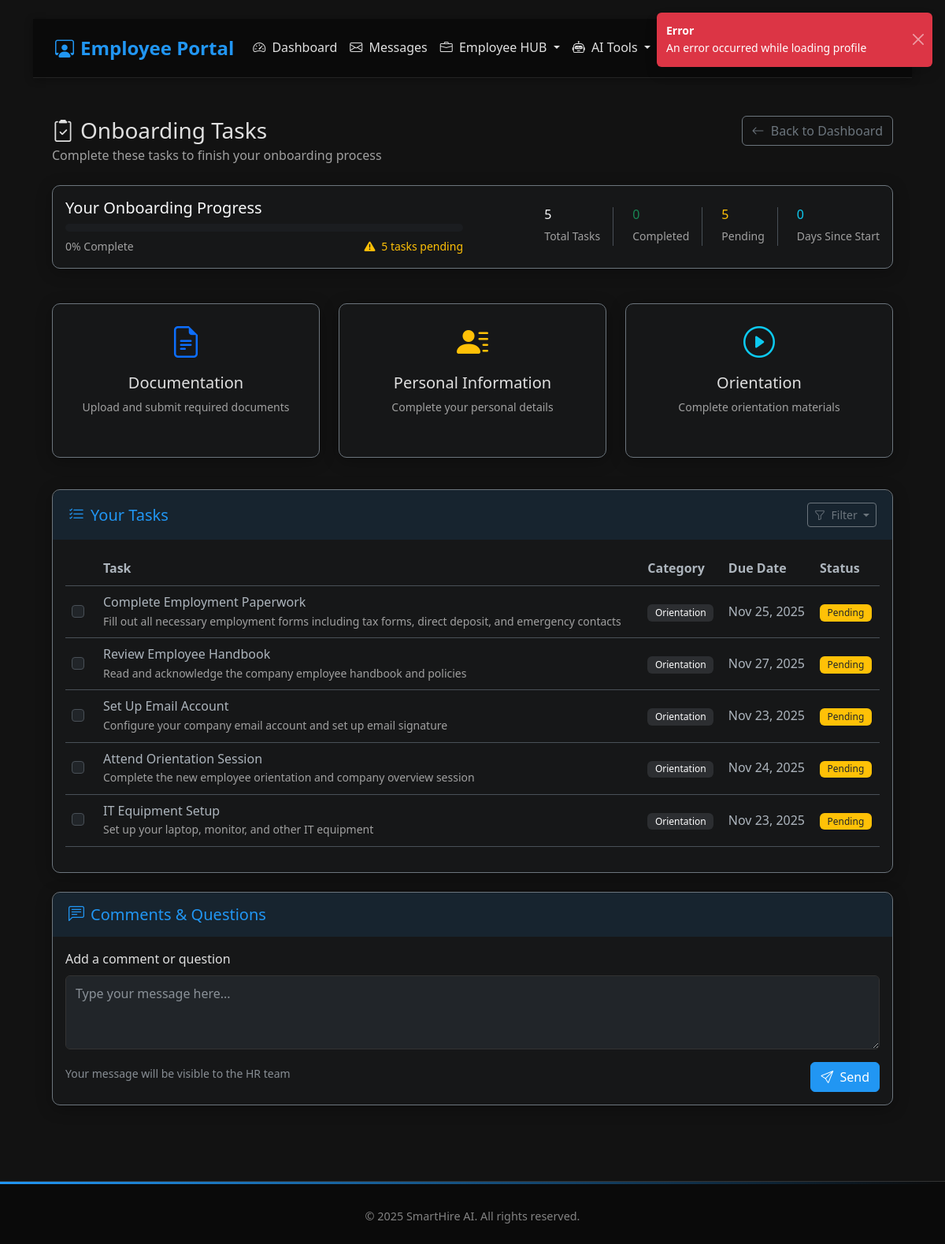
Page /employee/onboarding-tasks (signed in) on the committed database.
### app.py (models this page shows)
class Task(db.Model):
    id = db.Column(db.Integer, primary_key=True)
    title = db.Column(db.String(200), nullable=False)
    description = db.Column(db.Text)
    task_type = db.Column(db.String(50), nullable=False)  # onboarding, offboarding, general
    status = db.Column(db.String(50), default='pending')  # pending, in_progress, completed, overdue
    priority = db.Column(db.String(20), default='medium')  # low, medium, high, urgent
    assigned_to = db.Column(db.Integer, db.ForeignKey('user.id'), nullable=True)
    assigned_by = db.Column(db.Integer, db.ForeignKey('user.id'), nullable=True)
    department = db.Column(db.String(50))
    due_date = db.Column(db.DateTime)
    completed_at = db.Column(db.DateTime)
    created_at = db.Column(db.DateTime, default=datetime.utcnow)
    updated_at = db.Column(db.DateTime, default=datetime.utcnow, onupdate=datetime.utcnow)
    assignee = db.relationship('User', foreign_keys=[assigned_to], backref='assigned_tasks')
    assigner = db.relationship('User', foreign_keys=[assigned_by], backref='created_tasks')

### app.py (the view, shortened to what this page needs)
@app.route('/employee/onboarding-tasks')
@login_required('employee')
def onboarding_tasks():
    user_id = session.get('user_id')
    user = User.query.get(user_id)
    unread_messages_count = Message.query.filter_by(
        recipient_id=user.id,
        status='unread'
    ).count()
    onboarding_tasks = Task.query.filter_by(
        assigned_to=user.id,
        task_type='onboarding'
    ).all()
    compatible_tasks = []
    for task in onboarding_tasks:
        compatible_task = type('Task', (), {
            'id': task.id,
            'task_name': task.title,
            'task_description': task.description,
            'is_completed': task.status == 'completed',
            'due_date': task.due_date,
            'priority': task.priority,
            'status': task.status
        })()
        compatible_tasks.append(compatible_task)
    checklist = None
    if compatible_tasks:
        def get_progress(self):
            if not compatible_tasks:
                return 0
            completed_tasks = len([task for task in compatible_tasks if task.is_completed])
            return int((completed_tasks / len(compatible_tasks)) * 100)
        checklist = type('Checklist', (), {
            'tasks': compatible_tasks,
            'created_at': onboarding_tasks[0].created_at if onboarding_tasks else datetime.utcnow(),
            'get_progress': get_progress
        })()
    return render_template('onboarding_tasks.html', user=user, checklist=checklist, now=datetime.utcnow(), unread_messages_count=unread_messages_count)

### templates/onboarding_tasks.html (shortened to what this page needs)
{% extends "employee_base.html" %}
{% block page_content %}
<div class="container-fluid py-4">
    <div class="row mb-4">
        <div class="col-12">
            <div class="d-flex justify-content-between align-items-center">
                <h1 class="h3 mb-0">
                    <i class="bi bi-clipboard2-check me-2"></i>Onboarding Tasks
                </h1>
                <a href="{{ url_for('employee_dashboard') }}" class="btn btn-outline-secondary">
                    <i class="bi bi-arrow-left me-1"></i> Back to Dashboard
                </a>
            </div>
            <p class="text-muted mb-0">Complete these tasks to finish your onboarding process</p>
        </div>
    </div>
    {% if checklist %}
    <div class="row mb-4">
        <div class="col-12">
            <div class="card bg-dark bg-opacity-25 border-secondary">
                <div class="card-body">
                    <div class="row align-items-center">
                        <div class="col-md-6 mb-3 mb-md-0">
                            <h5 class="text-light mb-2">Your Onboarding Progress</h5>
                            <div class="progress bg-dark bg-opacity-50 mb-2" style="height: 10px;">
                            </div>
                            <div class="d-flex justify-content-between">
                                <small class="text-muted">{{ "%.0f"|format(checklist.get_progress()) }}% Complete</small>
                                {% set pending_count = checklist.tasks|selectattr('is_completed', 'equalto', false)|list|length %}
                                {% if pending_count > 0 %}
                                <small class="text-warning">
                                    <i class="fas fa-exclamation-triangle me-1"></i> {{ pending_count }} task{{ 's' if pending_count > 1 else '' }} pending
                                </small>
                                {% endif %}
                            </div>
                        </div>
                        <div class="col-md-6">
                            <div class="d-flex flex-wrap justify-content-md-end gap-2">
                                <div class="border-end pe-3 me-3">
                                    <h6 class="text-light mb-1">{{ checklist.tasks|length }}</h6>
                                    <small class="text-muted">Total Tasks</small>
                                </div>
                                <div class="border-end pe-3 me-3">
                                    <h6 class="text-success mb-1">{{ checklist.tasks|selectattr('is_completed', 'equalto', true)|list|length }}</h6>
                                    <small class="text-muted">Completed</small>
                                </div>
                                <div class="border-end pe-3 me-3">
                                    <h6 class="text-warning mb-1">{{ checklist.tasks|selectattr('is_completed', 'equalto', false)|list|length }}</h6>
                                    <small class="text-muted">Pending</small>
                                </div>
                                <div>
                                    <h6 class="text-info mb-1">{{ (now - checklist.created_at).days if checklist.created_at else 0 }}</h6>
                                    <small class="text-muted">Days Since Start</small>
                                </div>
                            </div>
                        </div>
                    </div>
                </div>
            </div>
        </div>
    </div>
    {% endif %}
    <div class="row mb-4">
        <div class="col-md-4 mb-3">
            <div class="card bg-dark bg-opacity-25 border-secondary h-100">
                <div class="card-body text-center">
                    <div class="text-primary mb-2">
                        <i class="bi bi-file-earmark-text fs-1"></i>
                    </div>
                    <h5 class="card-title">Documentation</h5>
                    <p class="small text-muted">Upload and submit required documents</p>
                </div>
            </div>
        </div>
        <div class="col-md-4 mb-3">
            <div class="card bg-dark bg-opacity-25 border-secondary h-100">
                <div class="card-body text-center">
                    <div class="text-warning mb-2">
                        <i class="bi bi-person-lines-fill fs-1"></i>
                    </div>
                    <h5 class="card-title">Personal Information</h5>
                    <p class="small text-muted">Complete your personal details</p>
                </div>
            </div>
        </div>
        <div class="col-md-4 mb-3">
            <div class="card bg-dark bg-opacity-25 border-secondary h-100">
                <div class="card-body text-center">
                    <div class="text-info mb-2">
                        <i class="bi bi-play-circle fs-1"></i>
                    </div>
                    <h5 class="card-title">Orientation</h5>
                    <p class="small text-muted">Complete orientation materials</p>
                </div>
            </div>
        </div>
    </div>
    <div class="card bg-dark bg-opacity-25 border-secondary mb-4">
        <div class="card-header bg-transparent border-0">
            <div class="d-flex justify-content-between align-items-center">
                <h2 class="h5 mb-0">
                    <i class="bi bi-list-check me-2"></i>Your Tasks
                </h2>
                <div class="dropdown">
                    <button class="btn btn-sm btn-outline-secondary dropdown-toggle" type="button" id="filterDropdown" data-bs-toggle="dropdown" aria-expanded="false">
                        <i class="bi bi-funnel me-1"></i> Filter
                    </button>
                </div>
            </div>
        </div>
        <div class="card-body">
            <div class="table-responsive">
                <table class="table table-hover align-middle">
                    <thead>
                        <tr>
                            <th width="40"></th>
                            <th>Task</th>
                            <th>Category</th>
                            <th>Due Date</th>
                            <th>Status</th>
                        </tr>
                    </thead>
                    <tbody id="tasksList">
                        {% if checklist and checklist.tasks %}
                            {% for task in checklist.tasks %}
                            <tr class="task-item" data-status="{{ 'completed' if task.is_completed else 'pending' }}" data-task-id="{{ task.id }}">
                                <td class="text-center">
                                    <div class="form-check">
                                        <input class="form-check-input task-checkbox" type="checkbox"
                                               id="task{{ task.id }}"
                                               data-task-id="{{ task.id }}"
                                               {{ 'checked' if task.is_completed else '' }}>
                                    </div>
                                </td>
                                <td>
                                    <label class="form-check-label" for="task{{ task.id }}">
                                        {{ task.task_name }}
                                        {% if task.task_description %}
                                        <small class="d-block text-muted">{{ task.task_description }}</small>
                                        {% endif %}
                                    </label>
                                </td>
                                <td>
                                    {% set category = 'Documentation' if 'document' in task.task_name.lower() or 'upload' in task.task_name.lower() or 'aadhaar' in task.task_name.lower() or 'pan' in task.task_name.lower() or 'bank' in task.task_name.lower() else 'Personal Information' if 'personal' in task.task_name.lower() or 'information' in task.task_name.lower() or 'form' in task.task_name.lower() else 'Orientation' %}
                                    <span class="badge bg-secondary bg-opacity-25">{{ category }}</span>
                                </td>
                                <td>
                                    {% if task.due_date %}
                                        <span>{{ task.due_date.strftime('%b %d, %Y') }}</span>
                                    {% else %}
                                        <span>{{ (checklist.created_at + timedelta(days=task.order_index + 3)).strftime('%b %d, %Y') }}</span>
                                    {% endif %}
                                </td>
                                <td>
                                    {% if task.is_completed %}
                                        <span class="badge bg-success">Completed</span>
                                        {% if task.completed_at %}
                                        <small class="d-block text-muted">{{ task.completed_at.strftime('%b %d, %Y') }}</small>
                                        {% endif %}
                                    {% elif task.has_issue %}
                                        <span class="badge bg-danger">Issue Reported</span>
                                    {% else %}
                                        <span class="badge bg-warning text-dark">Pending</span>
                                    {% endif %}
                                </td>
                            </tr>
                            {% endfor %}
                        {% endif %}
                    </tbody>
                </table>
            </div>
        </div>
    </div>
    <div class="card bg-dark bg-opacity-25 border-secondary mb-4">
        <div class="card-header bg-transparent border-0">
            <h2 class="h5 mb-0">
                <i class="bi bi-chat-left-text me-2"></i>Comments & Questions
            </h2>
        </div>
        <div class="card-body">
            <form id="commentForm">
                <div class="mb-3">
                    <label for="comment" class="form-label">Add a comment or question</label>
                    <textarea class="form-control bg-dark text-light" id="comment" rows="3" placeholder="Type your message here..." autocomplete="off"></textarea>
                </div>
                <div class="d-flex justify-content-between">
                    <div class="form-text">Your message will be visible to the HR team</div>
                    <button type="submit" class="btn btn-primary">
                        <i class="bi bi-send me-1"></i> Send
                    </button>
                </div>
            </form>
        </div>
    </div>
</div>
{% endblock %}

### rows in the picture
Task: created_at "0", task_name "Complete Employment Paperwork", task_description "Fill out all necessary employment forms including tax forms, direct deposit, and emergency contacts", due_date "Nov 25, 2025"
Task: task_name "Review Employee Handbook", task_description "Read and acknowledge the company employee handbook and policies", due_date "Nov 27, 2025"
Task: task_name "Set Up Email Account", task_description "Configure your company email account and set up email signature", due_date "Nov 23, 2025"
Task: task_name "Attend Orientation Session", task_description "Complete the new employee orientation and company overview session", due_date "Nov 24, 2025"
Task: task_name "IT Equipment Setup", task_description "Set up your laptop, monitor, and other IT equipment", due_date "Nov 23, 2025"

### other values in the picture
{{ "%.0f"|format(checklist.get_progress()) }} "0"
{{ pending_count }} "5"
{{ 's' if pending_count > 1 else '' }} "s"
{{ checklist.tasks|length }} "5"
{{ category }} "Orientation" "Orientation" "Orientation" "Orientation" "Orientation"
